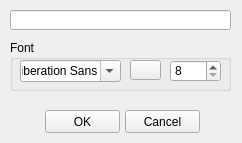
<?xml version="1.0" encoding="UTF-8"?>
<ui version="4.0">
 <class>TextItemDialog</class>
 <widget class="QWidget" name="TextItemDialog">
  <property name="geometry">
   <rect>
    <x>0</x>
    <y>0</y>
    <width>242</width>
    <height>143</height>
   </rect>
  </property>
  <property name="windowTitle">
   <string>Text Item</string>
  </property>
  <widget class="QLineEdit" name="lineEdit">
   <property name="geometry">
    <rect>
     <x>10</x>
     <y>10</y>
     <width>221</width>
     <height>20</height>
    </rect>
   </property>
  </widget>
  <widget class="QPushButton" name="okButton">
   <property name="geometry">
    <rect>
     <x>45</x>
     <y>110</y>
     <width>75</width>
     <height>23</height>
    </rect>
   </property>
   <property name="text">
    <string>OK</string>
   </property>
  </widget>
  <widget class="QPushButton" name="cancelButton">
   <property name="geometry">
    <rect>
     <x>125</x>
     <y>110</y>
     <width>75</width>
     <height>23</height>
    </rect>
   </property>
   <property name="text">
    <string>Cancel</string>
   </property>
  </widget>
  <widget class="QGroupBox" name="groupBox">
   <property name="geometry">
    <rect>
     <x>10</x>
     <y>40</y>
     <width>221</width>
     <height>51</height>
    </rect>
   </property>
   <property name="title">
    <string>Font</string>
   </property>
   <widget class="QPushButton" name="clrButton">
    <property name="geometry">
     <rect>
      <x>120</x>
      <y>20</y>
      <width>31</width>
      <height>20</height>
     </rect>
    </property>
    <property name="text">
     <string/>
    </property>
    <property name="flat">
     <bool>false</bool>
    </property>
   </widget>
   <widget class="QSpinBox" name="sizeSpinBox">
    <property name="geometry">
     <rect>
      <x>160</x>
      <y>20</y>
      <width>51</width>
      <height>22</height>
     </rect>
    </property>
    <property name="minimum">
     <number>8</number>
    </property>
    <property name="maximum">
     <number>100</number>
    </property>
   </widget>
   <widget class="QFontComboBox" name="fontComboBox">
    <property name="geometry">
     <rect>
      <x>10</x>
      <y>20</y>
      <width>101</width>
      <height>22</height>
     </rect>
    </property>
   </widget>
  </widget>
 </widget>
 <layoutdefault spacing="6" margin="11"/>
 <resources/>
 <connections>
  <connection>
   <sender>cancelButton</sender>
   <signal>clicked()</signal>
   <receiver>TextItemDialog</receiver>
   <slot>close()</slot>
   <hints>
    <hint type="sourcelabel">
     <x>165</x>
     <y>131</y>
    </hint>
    <hint type="destinationlabel">
     <x>117</x>
     <y>78</y>
    </hint>
   </hints>
  </connection>
  <connection>
   <sender>okButton</sender>
   <signal>clicked()</signal>
   <receiver>TextItemDialog</receiver>
   <slot>clickedOkButton()</slot>
   <hints>
    <hint type="sourcelabel">
     <x>77</x>
     <y>131</y>
    </hint>
    <hint type="destinationlabel">
     <x>117</x>
     <y>78</y>
    </hint>
   </hints>
  </connection>
  <connection>
   <sender>clrButton</sender>
   <signal>clicked()</signal>
   <receiver>TextItemDialog</receiver>
   <slot>clickedColorButton()</slot>
   <hints>
    <hint type="sourcelabel">
     <x>145</x>
     <y>69</y>
    </hint>
    <hint type="destinationlabel">
     <x>120</x>
     <y>71</y>
    </hint>
   </hints>
  </connection>
 </connections>
 <slots>
  <slot>clickedOkButton()</slot>
  <slot>clickedColorButton()</slot>
 </slots>
</ui>
